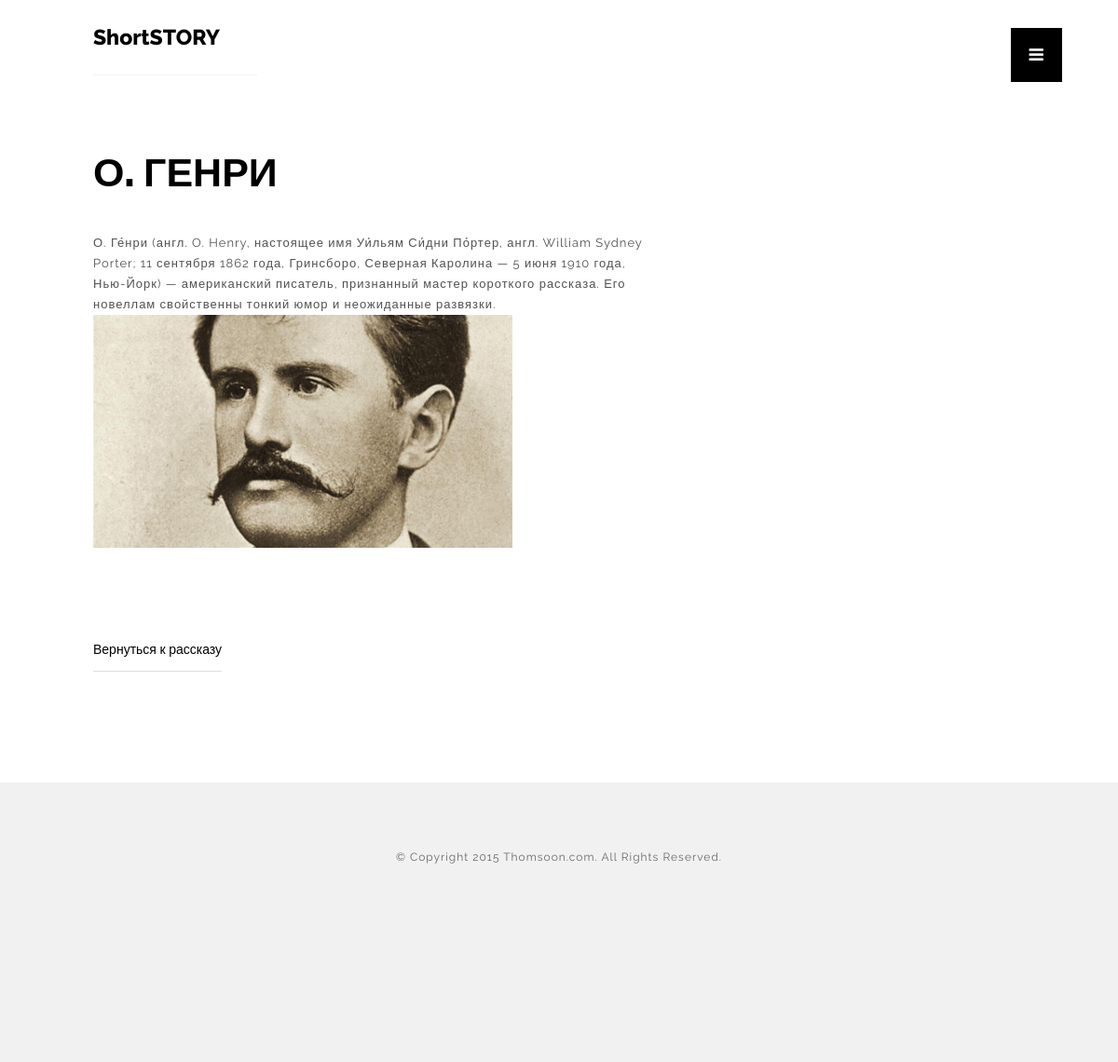
Screenshot of /author/henry/ (signed in) with the database file from the repository.
### shortstoryapp/models.py (models this page shows, shortened)
class Author(models.Model):
    name            = models.CharField("Имя", max_length=100)
    description     = models.TextField("Описание")
    image           = models.ImageField("Изображение", upload_to="authors_image/")
    url             = models.SlugField(max_length=130, unique=True)
    class Meta:
        verbose_name = "Писатель"
        verbose_name_plural = "Писатели"

### shortstoryapp/views.py (the view)
# urls.py: path("author/<str:slug>/", login_required(views.AuthorView.as_view()), name = "author"),
class AuthorView(DetailView):
    model = Author
    template_name = 'shortstoryapp/author.html'
    slug_field = "url"

### templates/shortstoryapp/author.html (shortened to what this page needs)
{% extends 'shortstoryapp/base.html' %}
  {% block content %}
  <div class="content" id="ajax-content">
        <div class="text-intro">
          <h1>{{ author.name }}</h1>
              <div class="two-column">
		            <p>{{ author.description }}</p>
		          </div>
              <br/><br/><br/>
              <div class="one-colomn">
                <img src="{{ author.image.url }}" width="450" height="auto">
              </div>
					        <div class="prev-next">
					          <div class="prev-button"><a href="javascript:history.back()">Вернуться к рассказу</a></div>
					        </div>
            </div>
    </div>
{% endblock content %}

### static/css/style.css (style rules this page uses)
body { font-family: 'Raleway', sans-serif; font-size:14px; font-weight: 400; overflow-y:scroll; -webkit-font-smoothing: antialiased; }
p { font-family: 'Raleway', sans-serif; font-size:14px; font-weight: 400; }
a { text-decoration:none; -webkit-transition: all 0.2s ease-in; -moz-transition: all 0.2s ease-in; -ms-transition: all 0.2s ease-in; -o-transition: all 0.2s ease-in; transition: all 0.2s ease-in; border-bottom:1px solid #dedede; }
.two-column { width:60%; position:relative; float:left; }
.two-column p { width:100% !important; }
.content { position:relative; width:1140px; margin:50px auto; }
.content .text-intro { width: 1140px; margin-top: 150px; margin: 150px auto 0; }
.content .text-intro h1 { font-size:43px; width:40%; text-transform:uppercase; color:#000000; font-weight:900; line-height:70px; }
.content .text-intro p { font-size:13px; color:#515151; margin-top:30px; font-weight:400; line-height:22px; letter-spacing:1px; width:40%; }
.prev-next { width:100%; max-width:1170px; margin:0 auto; padding-top:100px; }
.prev-next a { color:black; font-weight:500; padding-bottom: 15px; }
.prev-button { width:50%; position:relative; float:left; text-align:left; }
#ajax-content { width:100%; }

### static/css/style-responsive.css (style rules this page uses)
@media all and (max-width: 1330px) and (min-width: 1180px) { .content .text-intro { width:1000px; } }
@media all and (max-width: 1330px) and (min-width: 1180px) { .content .text-intro h1, .content .text-intro p { width:60%; } }
@media all and (max-width: 1330px) and (min-width: 1180px) { .prev-next { max-width:1000px; } }

### rows the page displays
Author: name "О. ГЕНРИ", description "О. Ге́нри (англ. O. Henry, настоящее имя Уи́льям Си́дни По́ртер, англ. William Sydney Porter; 11 сентября 1862 года, Гринсборо, Северная Каролина — 5 июня 1910 года, Нью-Йорк) — американский писатель, признанный мастер короткого рассказа. Его новеллам свойственны тонкий юмор и неожиданные развязки.", image (picture)
